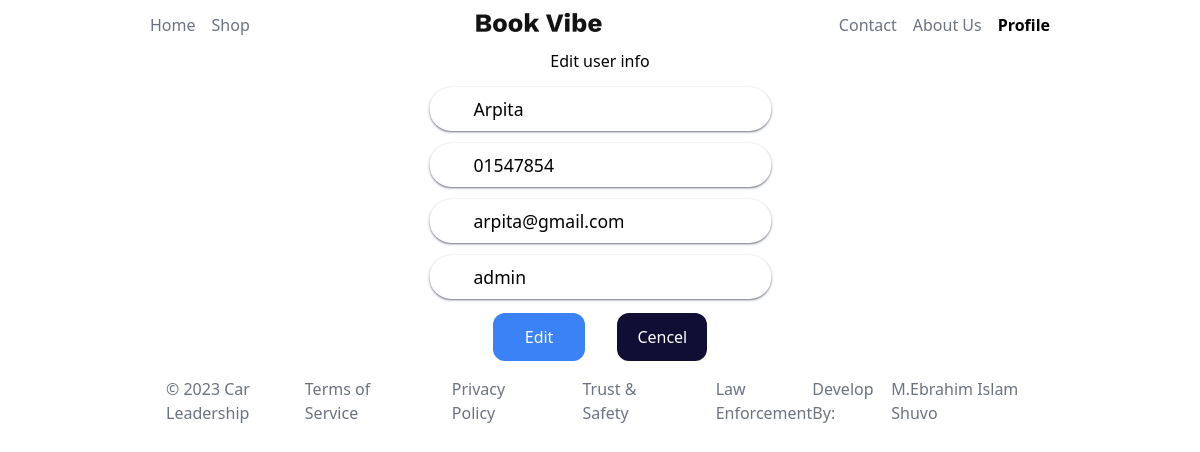
The app's page /editUserInfo.php?email=arpita@gmail.com with its own data.
### tables this page shows
CREATE TABLE `consumer` (
  `name` varchar(30) DEFAULT NULL,
  `phone` varchar(30) DEFAULT NULL,
  `email` varchar(40) DEFAULT NULL,
  `password` varchar(30) DEFAULT NULL,
  `type` varchar(30) NOT NULL
);

### editUserInfo.php (the view, shortened to what this page needs)
<?php
require_once('confiq/conection.php');
if(isset($_GET['email'])) {
    $u_email = $_GET['email'];
    $u_sql = "SELECT * FROM consumer WHERE email=?";
    $u_stmt = mysqli_prepare($con, $u_sql);
    mysqli_stmt_bind_param($u_stmt, "s", $u_email);
    mysqli_stmt_execute($u_stmt);
    $u_result = mysqli_stmt_get_result($u_stmt);
    $u_row = mysqli_fetch_array($u_result, MYSQLI_ASSOC);
} else {
    header("Location: error.php");
    exit();
}
?>
<!DOCTYPE html>
<html lang="en">
<head>
    <link rel="stylesheet" href="https://cdnjs.cloudflare.com/ajax/libs/font-awesome/4.7.0/css/font-awesome.min.css">
    <script src="https://cdn.tailwindcss.com"></script>
</head>
<body>
    <div class="flex flex-col items-center text-gray-500">
        <div class="flex md:justify-between justify-center items-center w-9/12 m-auto gap-4">
            <div class="flex gap-4">
                <a href="index.php" class="hover:scale-110 hover:font-semibold hover:text-black">Home</a>
                <a href="shop.php" class="hover:scale-110 hover:font-semibold hover:text-black">Shop</a>
            </div>
            <img class="hidden md:block" src="photo/logo.jpg" alt="">
            <div class="flex gap-4">
                <a class="hover:scale-110 hover:font-semibold hover:text-black">Contact</a>
                <a class="hover:scale-110 hover:font-semibold hover:text-black">About Us</a>
                <a href="Customer.php" class="font-semibold text-black">Profile</a>
            </div>
        </div>
    </div>
     <div class="flex flex-col">
        <form action="confiq/updateuserconfig.php" method="POST" enctype="multipart/form-data" class="sign-in-form flex flex-col items-center justify-center gap-4">
            <h2>Edit user info</h2>
            <input class="scale-110 shadow-sm px-10 py-2 rounded-full shadow-gray-500" type="text" value="<?php echo $u_row['name']; ?>" name="name" required placeholder="Enter Edited Full Name">
            <input class="scale-110 shadow-sm px-10 py-2 rounded-full shadow-gray-500" type="text" value="<?php echo $u_row['phone']; ?>" name="number" required placeholder="Enter Edited Full number">
            <input class="scale-110 shadow-sm px-10 py-2 rounded-full shadow-gray-500" type="text" value="<?php echo $u_row['email']; ?>" name="email" required placeholder="Enter Edited Full email">
            <input class="scale-110 shadow-sm px-10 py-2 rounded-full shadow-gray-500" type="text" value="<?php echo $u_row['type']; ?>" name="type" required placeholder="Enter Edited Full type">
            <div class="flex gap-8">
                <button class="bg-blue-500 text-white px-8  py-3 rounded-xl" type="submit" href="">Edit</button>
                <button class="bg-[#100E34] text-white px-5  py-3 rounded-xl" href="">Cencel</button>
            </div>
        </form>
     </div>
    <div class="">
        <div class="text-gray-500 px-4 flex flex-col items-center md:flex-row md:justify-between md:w-9/12 m-auto md:p-4 ">
            <div class="">
                <p>© 2023 Car Leadership</p>
            </div>
            <div class="flex justify-between md:gap-14">
                <p>Terms of Service</p>
                <p>Privacy Policy</p>
                <p>Trust & Safety</p>
                <p>Law Enforcement</p>
            </div>
            <div class="flex gap-2">
                <p>Develop By: </p>
                <a href="https://www.facebook.com/ebrahim.islam.2003">M.Ebrahim Islam Shuvo</a>
            </div>
        </div>
    </div>
</body>
</html>

### records on screen
consumer: name "Arpita", number "01547854", email "arpita@gmail.com", type "admin"
